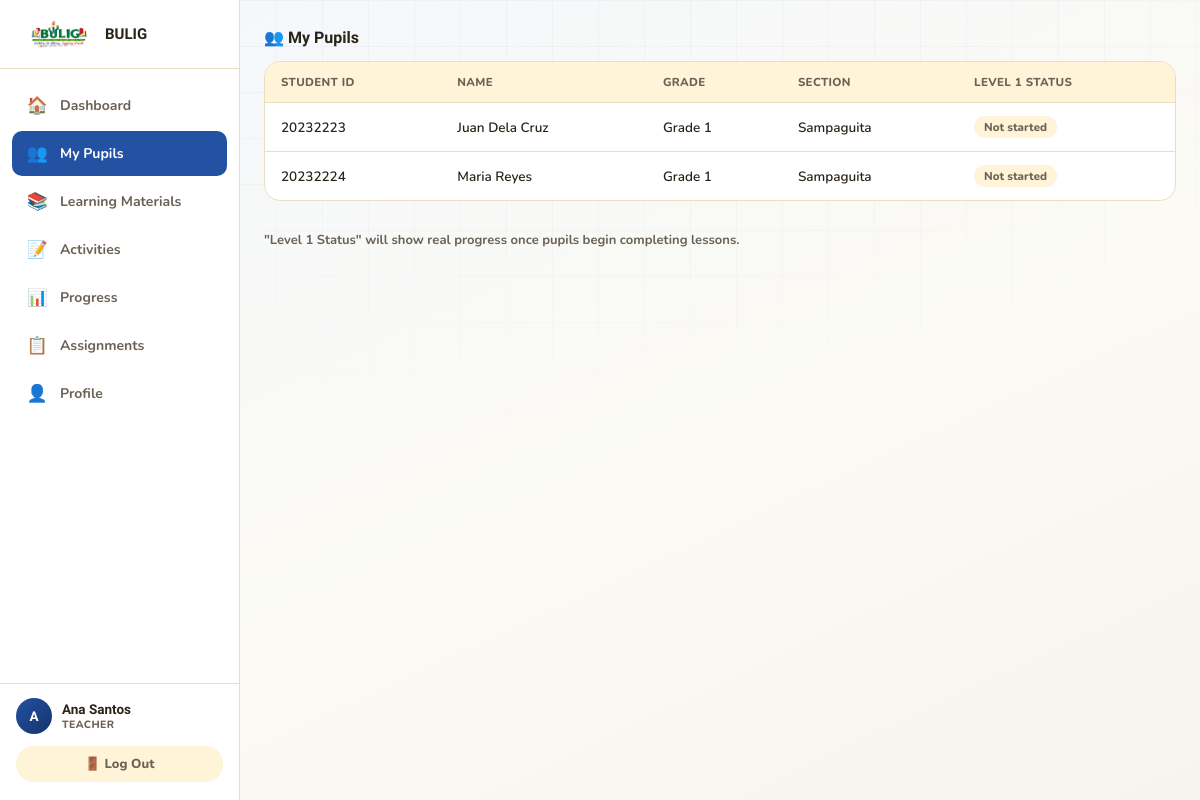
The app's page /teacher/pupils.php (signed in) with its own data.
### tables this page shows
CREATE TABLE IF NOT EXISTS pupils (
    id            INT UNSIGNED AUTO_INCREMENT PRIMARY KEY,
    student_id    VARCHAR(15)  NOT NULL UNIQUE,
    password_hash VARCHAR(255) NOT NULL,
    first_name    VARCHAR(60)  NOT NULL,
    last_name     VARCHAR(60)  NOT NULL,
    grade_level   TINYINT UNSIGNED NOT NULL,
    section       VARCHAR(40)  NULL,
    created_at    TIMESTAMP DEFAULT CURRENT_TIMESTAMP,
    CONSTRAINT chk_student_id_numeric CHECK (student_id REGEXP '^[0-9]+$')
);

### teacher/pupils.php (the view, shortened to what this page needs)
<?php
$activeTeacherNav = 'pupils';
$pupils = [];
$dbError = false;
try {
    $pdo = get_db_connection();
    $stmt = $pdo->query(
        'SELECT student_id, first_name, last_name, grade_level, section, created_at
         FROM pupils
         ORDER BY last_name, first_name'
    );
    $pupils = $stmt->fetchAll();
} catch (Throwable $e) {
    $dbError = true;
}
?>
<!DOCTYPE html>
<html lang="en">
<head>
<?php include __DIR__ . '/../partials/head_dash.php'; ?>
</head>
<body class="bg-teacher">
<div class="app-shell">
    <?php include __DIR__ . '/../partials/teacher_sidebar.php'; ?>
    <div class="content-wrap">
        <main class="dash-main">
            <h2 class="section-title">👥 My Pupils</h2>
            <?php if ($dbError): ?>
                <div class="coming-soon">
                    <span class="cs-icon">⚠️</span>
                    <h1>Couldn't load the roster</h1>
                    <p>There was a problem connecting to the database. Please check the connection settings and try again.</p>
                </div>
            <?php else: ?>
                <div class="data-card">
                    <table class="data-table">
                        <thead>
                            <tr>
                                <th>Student ID</th>
                                <th>Name</th>
                                <th>Grade</th>
                                <th>Section</th>
                                <th>Level 1 Status</th>
                            </tr>
                        </thead>
                        <tbody>
                            <?php if (empty($pupils)): ?>
                                <tr><td colspan="5" class="table-empty">No pupils are registered yet.</td></tr>
                            <?php else: foreach ($pupils as $p): ?>
                                <tr>
                                    <td><?= htmlspecialchars($p['student_id'], ENT_QUOTES) ?></td>
                                    <td><?= htmlspecialchars($p['first_name'] . ' ' . $p['last_name'], ENT_QUOTES) ?></td>
                                    <td>Grade <?= htmlspecialchars((string) $p['grade_level'], ENT_QUOTES) ?></td>
                                    <td><?= htmlspecialchars($p['section'] ?: '—', ENT_QUOTES) ?></td>
                                    <td><span class="chip chip-neutral">Not started</span></td>
                                </tr>
                            <?php endforeach; endif; ?>
                        </tbody>
                    </table>
                </div>
                <p style="color:var(--ink-soft); font-weight:700; font-size:13px;">
                    "Level 1 Status" will show real progress once pupils begin completing lessons.
                </p>
            <?php endif; ?>
        </main>
    </div>
</div>
</body>
</html>

### partials/head_dash.php (shortened to what this page needs)
<link rel="stylesheet" href="../css/style.css">

### partials/teacher_sidebar.php (shortened to what this page needs)
<?php
$activeTeacherNav = $activeTeacherNav ?? 'dashboard';
$firstName = trim((string) explode(' ', (string) ($_SESSION['full_name'] ?? ''))[0]) ?: 'Teacher';
$initial   = strtoupper(substr($firstName, 0, 1));
$navItems = [
    'dashboard'   => ['dashboard.php',  '🏠', 'Dashboard'],
    'pupils'      => ['pupils.php',     '👥', 'My Pupils'],
    'materials'   => ['materials.php',  '📚', 'Learning Materials'],
    'activities'  => ['activities.php', '📝', 'Activities'],
    'progress'    => ['progress.php',   '📊', 'Progress'],
    'assignments' => ['assignments.php','📋', 'Assignments'],
    'profile'     => ['profile.php',    '👤', 'Profile'],
];
?>
<aside class="sidebar sidebar-teacher" id="sidebar">
    <div class="sidebar-brand">
        <img src="../assets/bulig-logo.png" alt="BULIG">
        <span>BULIG</span>
    </div>
    <nav class="sidebar-nav">
        <?php foreach ($navItems as $key => [$href, $icon, $label]): ?>
            <a href="<?= $href ?>" class="side-link <?= $activeTeacherNav === $key ? 'is-active' : '' ?>">
                <span class="side-icon"><?= $icon ?></span><?= htmlspecialchars($label, ENT_QUOTES) ?>
            </a>
        <?php endforeach; ?>
    </nav>
    <div class="sidebar-foot">
        <div class="sidebar-user">
            <div class="avatar a-teacher"><?= htmlspecialchars($initial, ENT_QUOTES) ?></div>
            <div class="sidebar-user-meta">
                <div class="user-name"><?= htmlspecialchars($_SESSION['full_name'] ?: $_SESSION['teacher_id'], ENT_QUOTES) ?></div>
                <div class="user-role">Teacher</div>
            </div>
        </div>
        <a href="../logout.php" class="btn-logout">🚪 Log Out</a>
    </div>
</aside>

### records on screen
pupils: student "20232223", first_name+last_name "Juan Dela Cruz", grade_level "1", section "Sampaguita"
pupils: student "20232224", first_name+last_name "Maria Reyes", grade_level "1", section "Sampaguita"

### other values on screen
$icon "🏠"
$label "Dashboard"
$icon "👥"
$label "My Pupils"
$icon "📚"
$label "Learning Materials"
$icon "📝"
$label "Activities"
$icon "📊"
$label "Progress"
$icon "📋"
$label "Assignments"
$icon "👤"
$label "Profile"
$initial "A"
